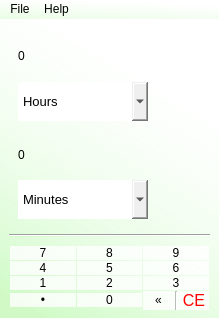
<?xml version="1.0" encoding="UTF-8"?>
<ui version="4.0">
 <class>Time</class>
 <widget class="QMainWindow" name="Time">
  <property name="geometry">
   <rect>
    <x>0</x>
    <y>0</y>
    <width>219</width>
    <height>318</height>
   </rect>
  </property>
  <property name="contextMenuPolicy">
   <enum>Qt::CustomContextMenu</enum>
  </property>
  <property name="windowTitle">
   <string>Time</string>
  </property>
  <property name="windowIcon">
   <iconset>
    <normaloff>../src/imgs/standar.png</normaloff>../src/imgs/standar.png</iconset>
  </property>
  <property name="styleSheet">
   <string notr="true">QWidget{background:qlineargradient(spread:pad, x1:0.221909, y1:1, x2:0.601909, y2:0.119318, stop:0 rgba(102, 241, 73, 29), stop:1 rgba(255, 255, 255, 255))}
</string>
  </property>
  <widget class="QWidget" name="centralwidget">
   <layout class="QVBoxLayout" name="verticalLayout_2">
    <item>
     <widget class="QWidget" name="widget_2" native="true">
      <property name="maximumSize">
       <size>
        <width>16777215</width>
        <height>200</height>
       </size>
      </property>
      <property name="styleSheet">
       <string notr="true">QWidget{
	background:transparent;}
#label_text,#label_result{
	font: 75 20pt &quot;Rockwell Condensed&quot;;
	background:none;
}#label_result{
	font: 16pt &quot;Rockwell Condensed&quot;;
}#comboBox1,#comboBox2{
	border:none;
	background:none;
}
#comboBox1:checked,#comboBox2:checked{
	background:none;
}</string>
      </property>
      <layout class="QVBoxLayout" name="verticalLayout">
       <item>
        <widget class="QLabel" name="label_text">
         <property name="text">
          <string>0</string>
         </property>
         <property name="textFormat">
          <enum>Qt::RichText</enum>
         </property>
        </widget>
       </item>
       <item>
        <widget class="QComboBox" name="comboBox1">
         <property name="maximumSize">
          <size>
           <width>130</width>
           <height>40</height>
          </size>
         </property>
         <property name="font">
          <font>
           <family>Arial</family>
           <pointsize>10</pointsize>
           <weight>50</weight>
           <italic>false</italic>
           <bold>false</bold>
          </font>
         </property>
         <property name="contextMenuPolicy">
          <enum>Qt::NoContextMenu</enum>
         </property>
         <property name="autoFillBackground">
          <bool>false</bool>
         </property>
         <property name="styleSheet">
          <string notr="true"/>
         </property>
         <property name="currentIndex">
          <number>4</number>
         </property>
         <property name="placeholderText">
          <string/>
         </property>
         <item>
          <property name="text">
           <string>Microseconds</string>
          </property>
         </item>
         <item>
          <property name="text">
           <string>Milliseconds</string>
          </property>
         </item>
         <item>
          <property name="text">
           <string>Seconds</string>
          </property>
         </item>
         <item>
          <property name="text">
           <string>Minutes</string>
          </property>
         </item>
         <item>
          <property name="text">
           <string>Hours</string>
          </property>
         </item>
         <item>
          <property name="text">
           <string>Days</string>
          </property>
         </item>
         <item>
          <property name="text">
           <string>Weeks</string>
          </property>
         </item>
         <item>
          <property name="text">
           <string>Years</string>
          </property>
         </item>
        </widget>
       </item>
       <item>
        <widget class="Line" name="line">
         <property name="orientation">
          <enum>Qt::Horizontal</enum>
         </property>
        </widget>
       </item>
       <item>
        <widget class="QLabel" name="label_result">
         <property name="text">
          <string>0</string>
         </property>
        </widget>
       </item>
       <item>
        <widget class="QComboBox" name="comboBox2">
         <property name="maximumSize">
          <size>
           <width>130</width>
           <height>40</height>
          </size>
         </property>
         <property name="palette">
          <palette>
           <active/>
           <inactive/>
           <disabled/>
          </palette>
         </property>
         <property name="font">
          <font>
           <family>Arial</family>
           <pointsize>10</pointsize>
           <weight>50</weight>
           <italic>false</italic>
           <bold>false</bold>
          </font>
         </property>
         <property name="contextMenuPolicy">
          <enum>Qt::NoContextMenu</enum>
         </property>
         <property name="autoFillBackground">
          <bool>false</bool>
         </property>
         <property name="styleSheet">
          <string notr="true"/>
         </property>
         <property name="currentIndex">
          <number>3</number>
         </property>
         <property name="placeholderText">
          <string/>
         </property>
         <item>
          <property name="text">
           <string>Microseconds</string>
          </property>
         </item>
         <item>
          <property name="text">
           <string>Milliseconds</string>
          </property>
         </item>
         <item>
          <property name="text">
           <string>Seconds</string>
          </property>
         </item>
         <item>
          <property name="text">
           <string>Minutes</string>
          </property>
         </item>
         <item>
          <property name="text">
           <string>Hours</string>
          </property>
         </item>
         <item>
          <property name="text">
           <string>Days</string>
          </property>
         </item>
         <item>
          <property name="text">
           <string>Weeks</string>
          </property>
         </item>
         <item>
          <property name="text">
           <string>Years</string>
          </property>
         </item>
        </widget>
       </item>
      </layout>
     </widget>
    </item>
    <item>
     <widget class="Line" name="line_2">
      <property name="orientation">
       <enum>Qt::Horizontal</enum>
      </property>
     </widget>
    </item>
    <item>
     <widget class="QWidget" name="widget" native="true">
      <property name="styleSheet">
       <string notr="true">QWidget{background:transparent;}
QPushButton{
	color:black;
	background:white rgba(255, 255, 255, 0.8);
	border:0;
	offline:none;
	margin:0px;
	font: 500 16pt &quot;Arial Black&quot;;
}
QPushButton:hover{
	background:rgba(0, 0, 0, 0.1);
}
#btn_clear,#btn_del_one{	font: 12pt &quot;Arial&quot;;padding:0px 2px;}
#btn_clear{color:red;}
#btn_del_one:hover{color:red}






</string>
      </property>
      <layout class="QGridLayout" name="_2">
       <property name="sizeConstraint">
        <enum>QLayout::SetMinAndMaxSize</enum>
       </property>
       <property name="leftMargin">
        <number>1</number>
       </property>
       <property name="topMargin">
        <number>1</number>
       </property>
       <property name="rightMargin">
        <number>1</number>
       </property>
       <property name="bottomMargin">
        <number>1</number>
       </property>
       <property name="spacing">
        <number>1</number>
       </property>
       <item row="2" column="1">
        <widget class="QPushButton" name="btn2">
         <property name="text">
          <string>2</string>
         </property>
        </widget>
       </item>
       <item row="2" column="2">
        <widget class="QPushButton" name="btn3">
         <property name="text">
          <string>3</string>
         </property>
        </widget>
       </item>
       <item row="0" column="1">
        <widget class="QPushButton" name="btn8">
         <property name="text">
          <string>8</string>
         </property>
        </widget>
       </item>
       <item row="1" column="1">
        <widget class="QPushButton" name="btn5">
         <property name="text">
          <string>5</string>
         </property>
        </widget>
       </item>
       <item row="3" column="1">
        <widget class="QPushButton" name="btn0">
         <property name="text">
          <string>0</string>
         </property>
        </widget>
       </item>
       <item row="2" column="0">
        <widget class="QPushButton" name="btn1">
         <property name="text">
          <string>1</string>
         </property>
        </widget>
       </item>
       <item row="0" column="0">
        <widget class="QPushButton" name="btn7">
         <property name="text">
          <string>7</string>
         </property>
        </widget>
       </item>
       <item row="1" column="2">
        <widget class="QPushButton" name="btn6">
         <property name="text">
          <string>6</string>
         </property>
        </widget>
       </item>
       <item row="0" column="2">
        <widget class="QPushButton" name="btn9">
         <property name="text">
          <string>9</string>
         </property>
        </widget>
       </item>
       <item row="1" column="0">
        <widget class="QPushButton" name="btn4">
         <property name="text">
          <string>4</string>
         </property>
        </widget>
       </item>
       <item row="3" column="0">
        <widget class="QPushButton" name="btn_dot">
         <property name="text">
          <string>•</string>
         </property>
        </widget>
       </item>
       <item row="3" column="2">
        <widget class="QWidget" name="widget_3" native="true">
         <property name="styleSheet">
          <string notr="true">QWidget{background:rgba(255,255,255,0.8)}
QPushButton{background:transparent}</string>
         </property>
         <layout class="QHBoxLayout" name="horizontalLayout">
          <property name="spacing">
           <number>1</number>
          </property>
          <property name="leftMargin">
           <number>0</number>
          </property>
          <property name="topMargin">
           <number>0</number>
          </property>
          <property name="rightMargin">
           <number>0</number>
          </property>
          <property name="bottomMargin">
           <number>0</number>
          </property>
          <item>
           <widget class="QPushButton" name="btn_del_one">
            <property name="text">
             <string>«</string>
            </property>
           </widget>
          </item>
          <item>
           <widget class="Line" name="line_3">
            <property name="orientation">
             <enum>Qt::Vertical</enum>
            </property>
           </widget>
          </item>
          <item>
           <widget class="QPushButton" name="btn_clear">
            <property name="font">
             <font>
              <family>Arial</family>
              <pointsize>12</pointsize>
              <weight>50</weight>
              <italic>false</italic>
              <bold>false</bold>
             </font>
            </property>
            <property name="text">
             <string>CE</string>
            </property>
            <property name="autoDefault">
             <bool>false</bool>
            </property>
            <property name="default">
             <bool>false</bool>
            </property>
            <property name="flat">
             <bool>false</bool>
            </property>
           </widget>
          </item>
         </layout>
        </widget>
       </item>
      </layout>
     </widget>
    </item>
   </layout>
  </widget>
  <widget class="QMenuBar" name="menubar">
   <property name="geometry">
    <rect>
     <x>0</x>
     <y>0</y>
     <width>219</width>
     <height>22</height>
    </rect>
   </property>
   <widget class="QMenu" name="menuFile">
    <property name="title">
     <string>File</string>
    </property>
    <addaction name="actionStandar"/>
    <addaction name="actionScientific"/>
    <addaction name="actionLenght"/>
    <addaction name="actionTime"/>
    <addaction name="separator"/>
    <addaction name="actionProperties"/>
    <addaction name="separator"/>
    <addaction name="actionExit"/>
   </widget>
   <widget class="QMenu" name="menuHelp">
    <property name="title">
     <string>Help</string>
    </property>
    <addaction name="actionAbout"/>
    <addaction name="actionFQAs"/>
   </widget>
   <addaction name="menuFile"/>
   <addaction name="menuHelp"/>
  </widget>
  <action name="actionStandar">
   <property name="text">
    <string>Standar</string>
   </property>
  </action>
  <action name="actionScientific">
   <property name="text">
    <string>Scientific</string>
   </property>
  </action>
  <action name="actionLenght">
   <property name="text">
    <string>Lenght</string>
   </property>
  </action>
  <action name="actionExit">
   <property name="text">
    <string>Exit</string>
   </property>
  </action>
  <action name="actionAbout">
   <property name="text">
    <string>About</string>
   </property>
  </action>
  <action name="actionFQAs">
   <property name="text">
    <string>FQAs</string>
   </property>
  </action>
  <action name="actionProperties">
   <property name="text">
    <string>Properties</string>
   </property>
  </action>
  <action name="actionTime">
   <property name="text">
    <string>Time</string>
   </property>
  </action>
 </widget>
 <resources/>
 <connections/>
</ui>
